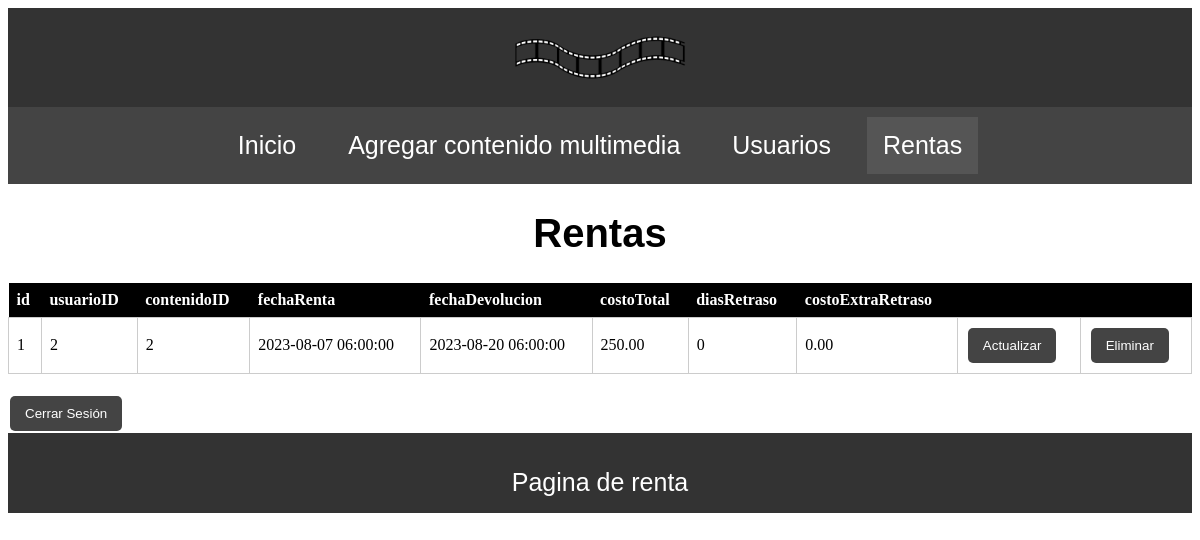
Screenshot of /views/admin/rentas.php (signed in) with the database file from the repository.
### tables this page shows
CREATE TABLE `rentas` (
  `id` bigint unsigned NOT NULL AUTO_INCREMENT,
  `usuarioID` int DEFAULT NULL,
  `contenidoID` int DEFAULT NULL,
  `fechaRenta` timestamp NOT NULL,
  `fechaDevolucion` timestamp NULL DEFAULT NULL,
  `costoTotal` decimal(10,2) NOT NULL,
  `diasRetraso` int DEFAULT NULL,
  `costoExtraRetraso` decimal(10,2) DEFAULT NULL,
  PRIMARY KEY (`id`),
  UNIQUE KEY `id` (`id`)
);

### views/admin/rentas.php (the view, shortened to what this page needs)
<html>
<head>
    <link rel="stylesheet" href="../../css/admin.css">
</head>
<body>
    <header class="header">
        <a href="admin_principal.php">
            <img class="header__logo" src="../../img/logo.png" alt="logo">
        </a>
    </header>
    <nav class="navegacion">
        <a href="admin_principal.php" class="navegacion__enlace">Inicio</a>
        <a href="productos.php" class="navegacion__enlace">Agregar contenido multimedia</a>
        <a href="usuarios.php" class="navegacion__enlace">Usuarios</a>
        <a href="rentas.php" class="navegacion__enlace navegacion__enlace--activo">Rentas</a>
    </nav>
    <main>
        <h1>Rentas</h1>
    <table>
        <tr>
            <th>id</th>
            <th>usuarioID</th>
            <th>contenidoID</th>
            <th>fechaRenta</th>
            <th>fechaDevolucion</th>
            <th>costoTotal</th>
            <th>diasRetraso</th>
            <th>costoExtraRetraso</th>
            <th></th>
            <th></th>
        </tr>
        <?php
        require_once '../conexion.php';
        if($conn) {
            $sql = "SELECT id, usuarioID, contenidoID, fechaRenta, fechaDevolucion, costoTotal, diasRetraso, costoExtraRetraso FROM rentas";
            $resultado = mysqli_query($conn, $sql);
            while ($row = mysqli_fetch_assoc($resultado)) {
                echo "<tr>";
                echo "<td>" . $row['id'] . "</td>";
                echo "<td>" . $row['usuarioID'] . "</td>";
                echo "<td>" . $row['contenidoID'] . "</td>";
                echo "<td>" . $row['fechaRenta'] . "</td>";
                echo "<td>" . $row['fechaDevolucion'] . "</td>";
                echo "<td>" . $row['costoTotal'] . "</td>";
                echo "<td>" . $row['diasRetraso'] . "</td>";
                echo "<td>" . $row['costoExtraRetraso'] . "</td>";
                echo "<td><button onclick=\"location.href='actualizar_renta.php?id=".$row['id']."'\" class=\"boton boton-actualizar\">Actualizar</button></td>";
                echo "<td><button onclick=\"eliminarRegistro('".$row['id']."')\" class=\"boton boton-eliminar\">Eliminar</button></td>";
                echo "</tr>";
            }
        } else {
            echo "Error al conectar a la base de datos.";
        }
        ?>
    </table>
    </main>
    <button onclick="location.href='../cerrar_sesion.php'" class="boton">Cerrar Sesión</button>
    <footer class="footer">
        <p class="footer__texto">Pagina de renta</p>
    </footer>
</body>
</html>

### css/admin.css (style rules this page uses)
body { background-color: white; }
p { font-family: 'Josefin Sans', sans-serif; font-size: 25px; color: black; }
a { text-decoration: none; }
h1 { font-family: 'Josefin Sans', sans-serif; color: black; font-size: 40px; text-align: center; padding: 0; }
img { max-width: 15%; }
.header { background-color: #333; justify-content: center; display: flex; }
.header__logo { padding: 20px; margin: auto; display: block; }
.footer { background-color: #333;; text-align: center; padding: 10px 0; height: 60px; }
.footer__texto { align-items: center; text-align: center; color: white; }
.navegacion { background-color: #444; padding: 10px 0; display: flex; justify-content: center; gap: 20px; }
.navegacion__enlace { color: white; font-family: 'Josefin Sans', sans-serif; font-size: 25px; display: flex; text-align: center; padding: 14px 16px; text-decoration: none; }
.navegacion__enlace--activo, .navegacion__enlace:hover { background-color: #555; }
.boton { background-color: #444; color: white; border: none; padding: 10px 15px; text-align: center; text-decoration: none; display: inline-block; margin: 2px; cursor: pointer; border-radius: 5px; }
table { border-collapse: collapse; width: 100%; margin-bottom: 20px; border-spacing: 10px; }
th, td { text-align: left; padding: 8px; }
th { background-color: black; color: white; }
td { border: 1px solid #ccc; }

### rows the page displays
rentas: id "1", usuarioID "2", contenidoID "2", fechaRenta "2023-08-07 06:00:00", fechaDevolucion "2023-08-20 06:00:00", costoTotal "250.00", diasRetraso "0", costoExtraRetraso "0.00"
